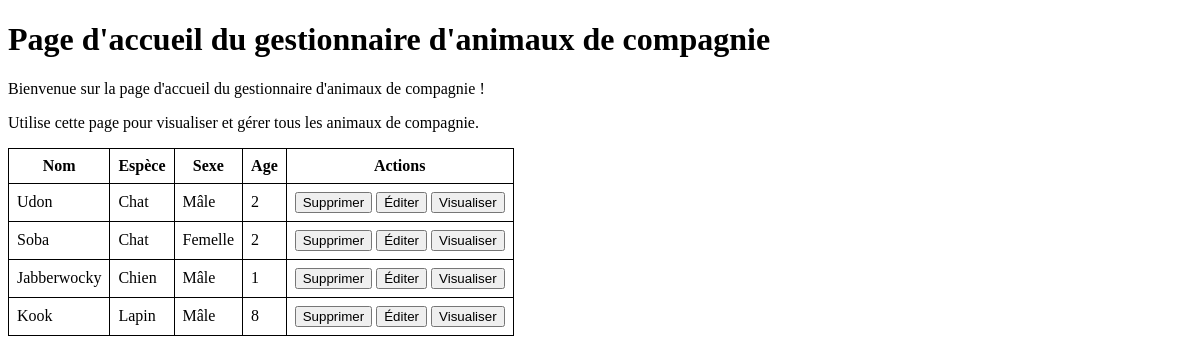
The app's page /mini-projet/public/index.php, older data.
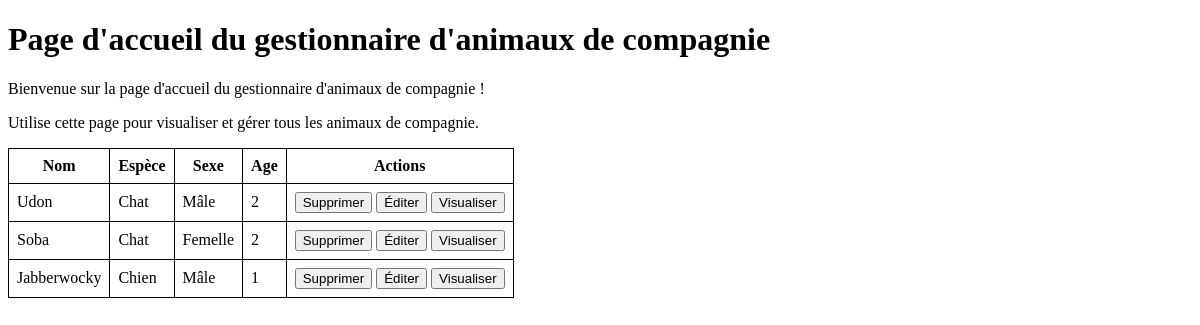
The same page, newer data.
### tables this page shows
CREATE TABLE pets (
    id INTEGER PRIMARY KEY AUTOINCREMENT,
    name TEXT NOT NULL,
    species TEXT NOT NULL,
    nickname TEXT,
    sex TEXT NOT NULL,
    age INTEGER NOT NULL,
    color TEXT,
    personalities TEXT,
    size FLOAT,
    notes TEXT
);

### mini-projet/src/Database.php (called while the page is built, shortened)
<?php
class Database {
    private $pdo;
    public function __construct() {
        $this->pdo = new PDO("sqlite:" . self::DATABASE_FILE);
        $sql = "CREATE TABLE IF NOT EXISTS pets (
            id INTEGER PRIMARY KEY AUTOINCREMENT,
            name TEXT NOT NULL,
            species TEXT NOT NULL,
            nickname TEXT,
            sex TEXT NOT NULL,
            age INTEGER NOT NULL,
            color TEXT,
            personalities TEXT,
            size FLOAT,
            notes TEXT
        );";
        $stmt = $this->pdo->prepare($sql);
        $stmt->execute();
    }
    public function getPdo() {
        return $this->pdo;
    }
}

### mini-projet/src/PetsManager.php (called while the page is built, shortened)
<?php
require 'Database.php';
class PetsManager {
    private $database;
    public function __construct() {
        $this->database = new Database();
    }
    public function getPets() {
        $sql = "SELECT * FROM pets";
        $stmt = $this->database->getPdo()->prepare($sql);
        $stmt->execute();
        $pets = $stmt->fetchAll();
        return $pets;
    }
}

### mini-projet/public/index.php (the view, shortened to what this page needs)
<?php
require '../src/PetsManager.php';
$petsManager = new PetsManager();
$pets = $petsManager->getPets();
?>
<!DOCTYPE html>
<html lang="fr">
<head>
</head>
<body>
<h1>Page d'accueil du gestionnaire d'animaux de compagnie</h1>
<p>Bienvenue sur la page d'accueil du gestionnaire d'animaux de compagnie !</p>
<p>Utilise cette page pour visualiser et gérer tous les animaux de compagnie.</p>
<table>
    <thead>
    <tr>
        <th>Nom</th>
        <th>Espèce</th>
        <th>Sexe</th>
        <th>Age</th>
        <th>Actions</th>
    </tr>
    </thead>
    <tbody>
    <?php foreach ($pets as $pet) { ?>
        <tr>
            <td><?= htmlspecialchars($pet['name']) ?></td>
            <td><?= Pet::SPECIES[htmlspecialchars($pet['species'])] ?></td>
            <td><?= Pet::SEXES[htmlspecialchars($pet['sex'])] ?></td>
            <td><?= htmlspecialchars($pet['age']) ?></td>
            <td>
                <a href="delete.php?id=<?= htmlspecialchars($pet['id']) ?>"><button>Supprimer</button></a>
                <a href="edit.php?id=<?= htmlspecialchars($pet['id']) ?>"><button>Éditer</button></a>
                <a href="view.php?id=<?= htmlspecialchars($pet['id']) ?>"><button>Visualiser</button></a>
            </td>
        </tr>
    <?php } ?>
    </tbody>
</table>
</body>
</html>

Row changes from the older to the newer data that the page shows:
removed pets: name "Kook", species "Lapin", sex "Mâle", age "8"
